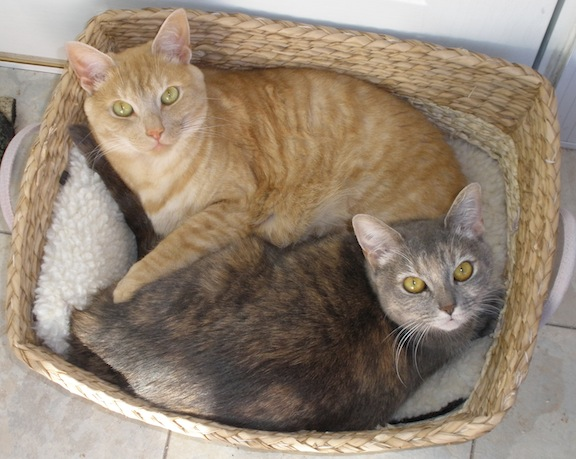
//> input picture Lab4/Lab4_Bonus/basket.jpg, 576 x 459 px
$ ./Lab4_Bonus basket.jpg   (built with g++ and OpenCV 4)
//> lines starting //> are read from the running program, lines starting //| are printed output that depends on the picture
// Lab3_Part2.cpp : Defines the entry point for the console application.
//

#include "stdafx.h"
#include "opencv2/core/core.hpp"
#include "opencv2/imgproc/imgproc.hpp"
#include "opencv2/highgui/highgui.hpp"
#include "opencv2/objdetect/objdetect.hpp"
#include <string>
#include <vector>
#include <iostream>

using namespace cv;
using namespace std;

Mat originalImage;
vector<Mat> scaleSpace;
vector<Mat> DoG;
Mat displayScale;;
Mat displayDoG;

bool convertGradientImageForDisplay(Mat& input, Mat& output);
void buildScaleSpace(Mat& input, vector<Mat>& output, int numLayers, double sigma);
void buildDoG(vector<Mat>& input, vector<Mat>& output);

//a callback function to pass to the slider bar to threshold the red object
//this is the function that actually makes the call to find the red object
void onTrackbar(int value, void* data);

int main(int argc, char* argv[])
{

    if(argc <= 1)
    {
        cout<<"Please provide a filename of an image"<<endl;
        return 0;
    }

    //read in the image
    originalImage = imread(argv[1], 0);
//> originalImage: 459 rows x 576 cols, CV_8UC1; min 0, max 255, mean 135.1
    displayScale.create(originalImage.rows, originalImage.cols, CV_8UC1);
    displayDoG.create(originalImage.rows, originalImage.cols, CV_8UC1);
    double numScalesPerOctave=3;
    double numOctaves = 4;
    double k = pow(2, 1.0/numScalesPerOctave);
    int numLayers = numOctaves * numScalesPerOctave+2;
    int layer=0;
    buildScaleSpace(originalImage, scaleSpace, numLayers, k);
//> in buildScaleSpace, `output.push_back(Mat(input.rows, input.cols, CV_32FC1));`: output[0]: 459 rows x 576 cols, CV_32FC1; every value is 0
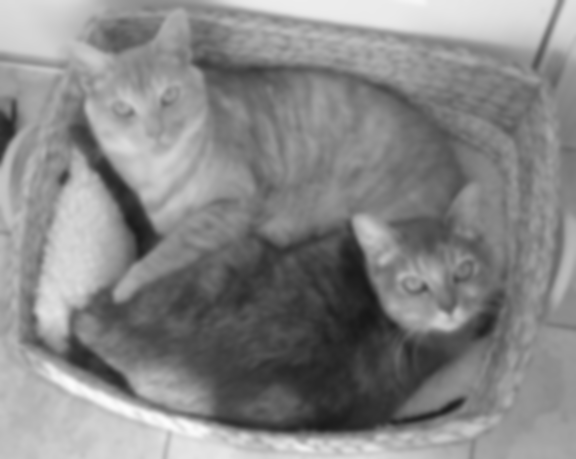
//> scaleSpace[4]: 459 rows x 576 cols, CV_32FC1; min 24.12, max 252.4, mean 135.1
    buildDoG(scaleSpace, DoG);
//> in buildDoG, `int numLayers = input.size();`: numLayers = 14
//> the loop in buildDoG, `for(int i=1; i<numLayers; i++)` made 13 passes
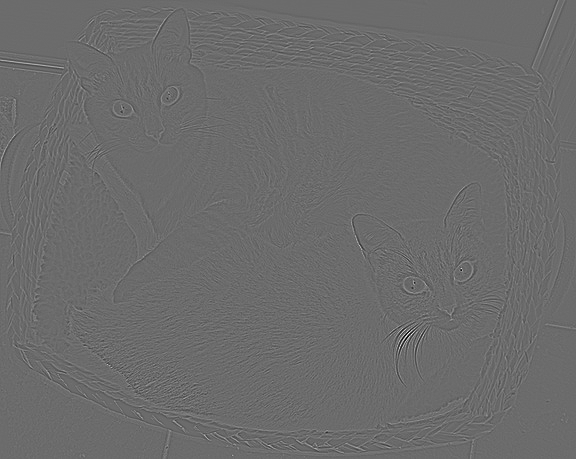
//> DoG[0]: 459 rows x 576 cols, CV_32FC1; min -70.52, max 96, mean 0; drawn with min black and max white
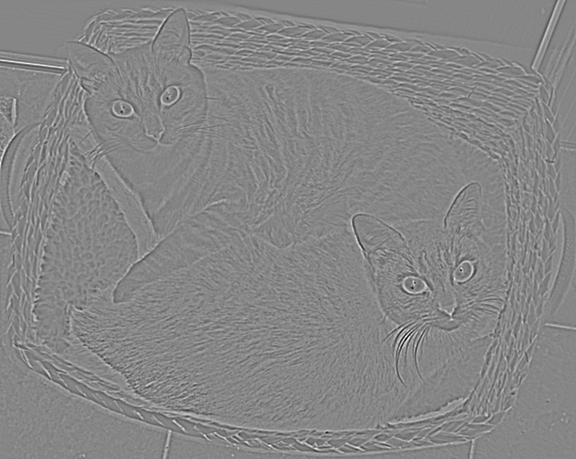
//> DoG[1]: 459 rows x 576 cols, CV_32FC1; min -29.92, max 26.78, mean 0; drawn with min black and max white
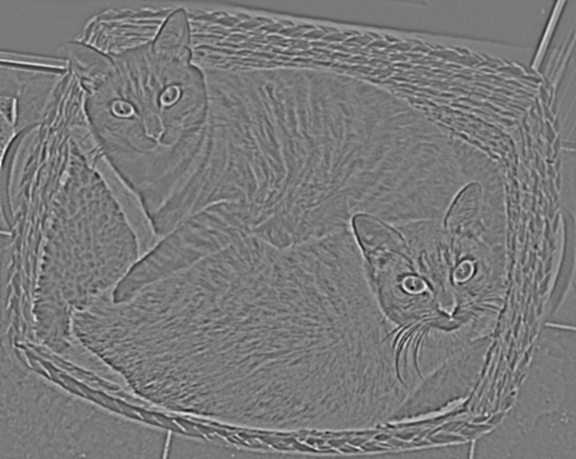
//> DoG[2]: 459 rows x 576 cols, CV_32FC1; min -16.91, max 18.42, mean 0.000261; drawn with min black and max white
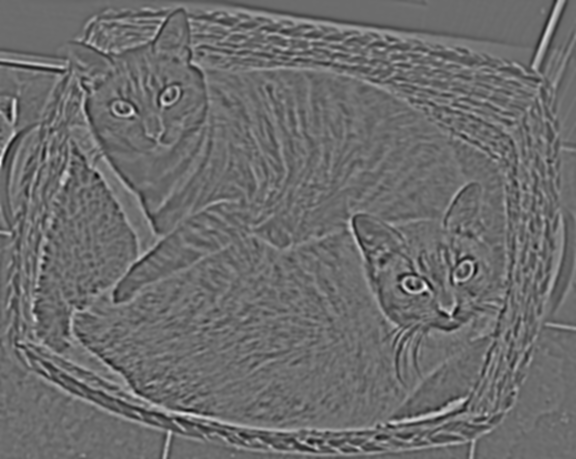
//> DoG[3]: 459 rows x 576 cols, CV_32FC1; min -13.03, max 17.46, mean 0.000592; drawn with min black and max white
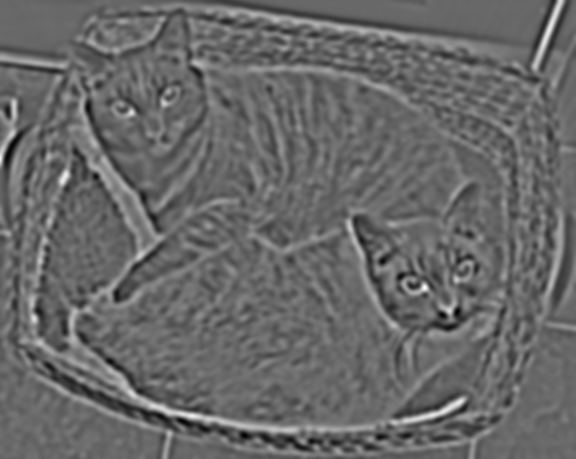
//> DoG[5]: 459 rows x 576 cols, CV_32FC1; min -10.73, max 15.35, mean 0.00172; drawn with min black and max white

    namedWindow("Image Window", 1);
    createTrackbar("Layer", "Image Window", &layer, numLayers-2, onTrackbar, NULL);
    namedWindow("Scale Window", 1);
    namedWindow("DoG Window", 1);
    onTrackbar(0, NULL); //to initialize the display images

    while(1 == 1)
    {
        imshow("Image Window", originalImage);
        imshow("Scale Window", displayScale);
        imshow("DoG Window", displayDoG);
        char key = waitKey(33);
        if(key == 'q')
        {
            break;
        }
        if(key == ' ')
        {
//            imwrite("Lab1_Part2_result.png", displayImage);
        }
    }
}

void buildDoG(vector<Mat>& input, vector<Mat>& output)
{
    int numLayers = input.size();
    output.clear();
    for(int i=1; i<numLayers; i++)
    {
        output.push_back(Mat(input[0].rows, input[0].cols, CV_32FC1));
        subtract(input[i], input[i-1], output[i-1]);
    }
}


void buildScaleSpace(Mat& input, vector<Mat>& output, int numLayers, double k)
{
    output.clear();
    output.push_back(Mat(input.rows, input.cols, CV_32FC1));
    input.convertTo(output[0], CV_32FC1);
    double currentSigma=1;
    for(int i=1; i<numLayers; i++)
    {
        double newSigma = currentSigma * k;
        double dsigma = sqrt(newSigma*newSigma - currentSigma*currentSigma);
        currentSigma = newSigma;
        output.push_back(Mat(input.rows, input.cols, CV_32FC1));
        GaussianBlur(output[i-1], output[i], cv::Size(ceil(dsigma)*4+1, ceil(dsigma)*4+1), dsigma, dsigma, BORDER_REPLICATE);
    }
}

void onTrackbar(int layer, void* data)
{
    convertGradientImageForDisplay(scaleSpace[layer], displayScale);
    convertGradientImageForDisplay(DoG[layer], displayDoG);
}


bool convertGradientImageForDisplay(Mat& input, Mat& output)
{
    if(input.empty())
    {
        return false;
    }
    if(output.empty() || input.rows != output.rows || input.cols != output.cols)
    {
        return false;
    }

    Mat temp; //make a copy so we don't change the input image
    input.copyTo(temp);
    //convert to range 0 - 255
    double minVal, maxVal;
    minMaxLoc(temp, &minVal, &maxVal);
//> minVal = 0; maxVal = 255

    //keep zero centered at 128
    if(minVal < 0)
    {
        maxVal = max(abs(minVal), abs(maxVal));
        minVal = -maxVal;
    }

    //scale image into range [0 255] and convert from float to unsigned char
    temp = ((temp-minVal) / (maxVal-minVal))*255;
    temp.convertTo(output, CV_8UC1);
    cout<<minVal<<' '<<maxVal<<endl;
//| 0 255
//> in convertGradientImageForDisplay (call 2), `minMaxLoc(temp, &minVal, &maxVal);`: minVal = -70.52; maxVal = 96
//> in convertGradientImageForDisplay (call 2), `minVal = -maxVal;`: minVal = -96
//> in convertGradientImageForDisplay (call 2), `temp = ((temp-minVal) / (maxVal-minVal))*255;`:
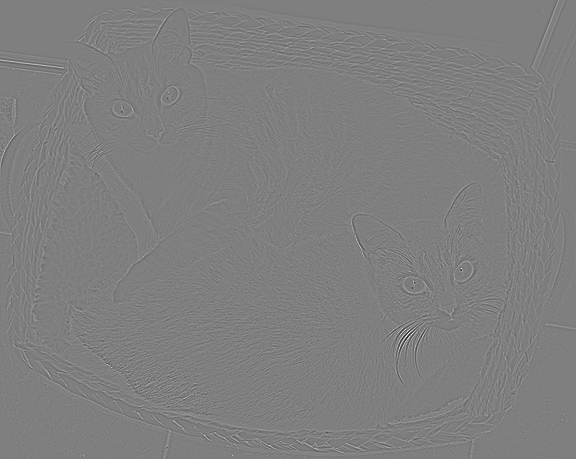
//> temp: 459 rows x 576 cols, CV_32FC1; min 33.83, max 255, mean 127.5
//| -95.9973 95.9973
    return true;
}
